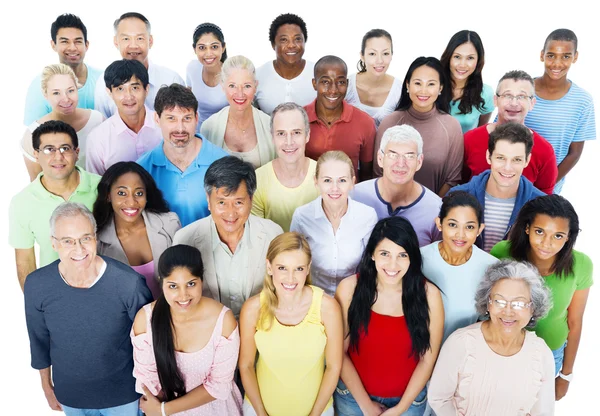
#> input picture images/1.jpg, 600 x 416 px, given in place of the camera
$ python CW_lesson_6.py
#> lines starting #> are read from the running program, lines starting #| are printed output that depends on the picture; after the words box and inside, x2 and y2 are one past the last pixel; in counts of white or black regions, pixels touching at a corner belong together
import cv2
import numpy as np


cap = cv2.VideoCapture(0)
ret, frame1 = cap.read()
#> frame1 is the input picture: shape (416, 600, 3); mean B, G, R 163.7, 168.1, 181
grey1 = cv2.cvtColor(frame1, cv2.COLOR_BGR2GRAY)
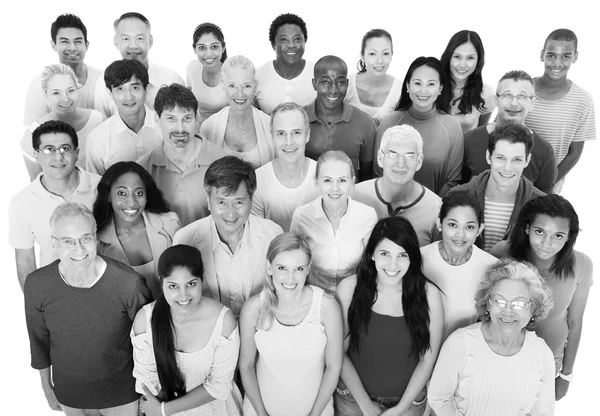
#> grey1: shape (416, 600); min 0, max 255, mean 171.4
grey1 = cv2.convertScaleAbs(grey1, alpha=1.5, beta=15)
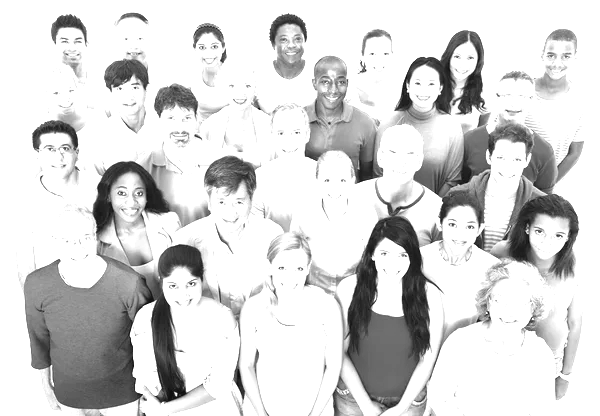
#> grey1: shape (416, 600); min 15, max 255, mean 214.5


lower = np.array([129, 0, 0])
upper = np.array([179, 196, 255])
mask = cv2.inRange(frame1, lower, upper)
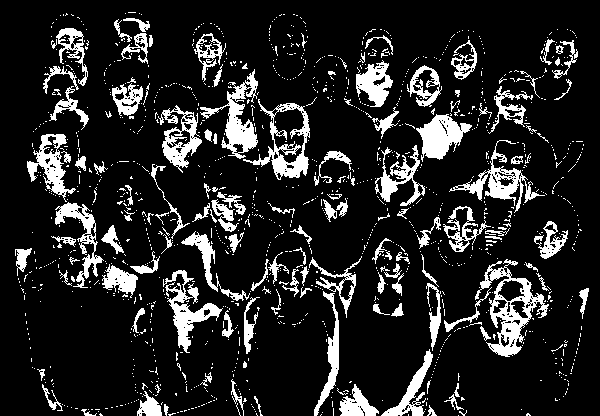
#> mask: shape (416, 600); 14.5% white; 1277 white regions (1144 under 20 px), largest, box (x1, y1, x2, y2) and area: (475, 259, 549, 357) 2187, (200, 69, 258, 159) 1584, (243, 99, 310, 180) 1504
img = cv2.bitwise_and(frame1, frame1, mask=mask)
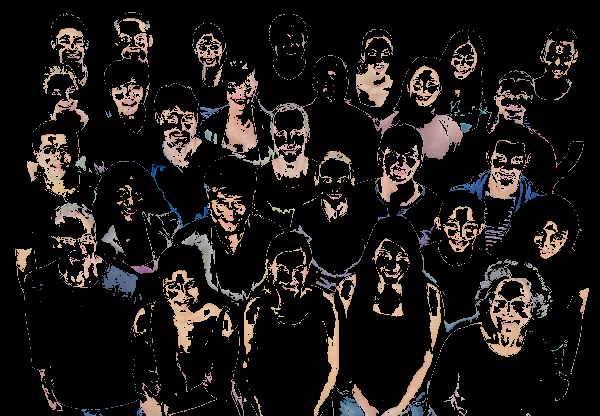
#> img: shape (416, 600, 3); mean B, G, R 22.2, 23.9, 27.7


while True:
    ret, frame2 = cap.read()
    if not ret:
        print("Can't receive frame Prosti")
        break

    grey2 = cv2.cvtColor(frame2, cv2.COLOR_BGR2GRAY)
    grey2 = cv2.convertScaleAbs(grey2, alpha=1.5, beta=15)

    diff = cv2.absdiff(grey1, grey2)
#> diff: shape (416, 600); every value is 0
    _, thresh = cv2.threshold(diff, 30, 255, cv2.THRESH_BINARY)

    contours, _ = cv2.findContours(thresh, cv2.RETR_EXTERNAL, cv2.CHAIN_APPROX_SIMPLE)
#> contours = []

    for cnt in contours:
        if cv2.contourArea(cnt) > 100:
            x, y, w, h = cv2.boundingRect(cnt)
            cv2.rectangle(frame2, (x, y), (x + w, y + h), (255, 0, 0), 2)
            perimeter = cv2.arcLength(cnt, True)
            M = cv2.moments(cnt)
            area = cv2.contourArea(cnt)
            if M["m00"] != 0:
                cx = int(M["m10"] / M["m00"])
                cy = int(M["m01"] / M["m00"])

                x, y, w, h = cv2.boundingRect(cnt)

                approx = cv2.approxPolyDP(cnt, 0.01 * perimeter, True)

                if len(approx) == 3:
                    shape = "Triangle"
                if len(approx) == 4:
                    shape = "Quadratic"
                if len(approx) > 12:
                    shape = "Kolo/Oval"
                else:
                    shape = "Inshe"

                cv2.drawContours(frame2, [approx], -1, (0, 255, 0), 2)
                cv2.circle(frame2, (cx, cy), 4, (0, 255, 0), 1)
                cv2.putText(frame2, f'area: {area}, shape: {shape}', (x, y - 10), cv2.FONT_HERSHEY_SIMPLEX, 0.4,
                            (0, 0, 255), 1)
                cv2.putText(frame2, f'Center x: {cx}, y: {cy}', (x, y - 20), cv2.FONT_HERSHEY_SIMPLEX, 0.4,
                            (0, 0, 255), 1)
#> this loop made 0 passes


    cv2.imshow('Pavlo', grey2)
    cv2.imshow('Pavlo', frame2)

    if cv2.waitKey(1) & 0xFF == ord('q'):
#> (key q is pressed here)
        break


cap.release()
cv2.waitKey(0)
cv2.destroyAllWindows()

$ run again, on images/20220705_PeopleFirst_03-uai-1818x1023.jpg
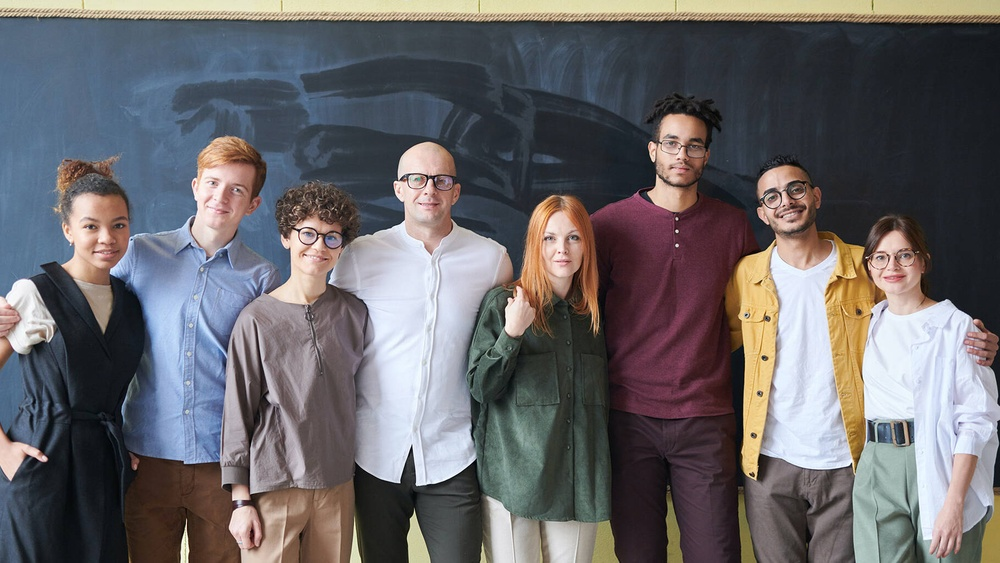
#> input picture images/20220705_PeopleFirst_03-uai-1818x1023.jpg, 1000 x 563 px, shrunk from 1818 x 1023 before the run, given in place of the camera
#> frame1 is the input picture: shape (563, 1000, 3); mean B, G, R 104.8, 101.7, 104.2
#> `mask = cv2.inRange(frame1, lower, upper)`:
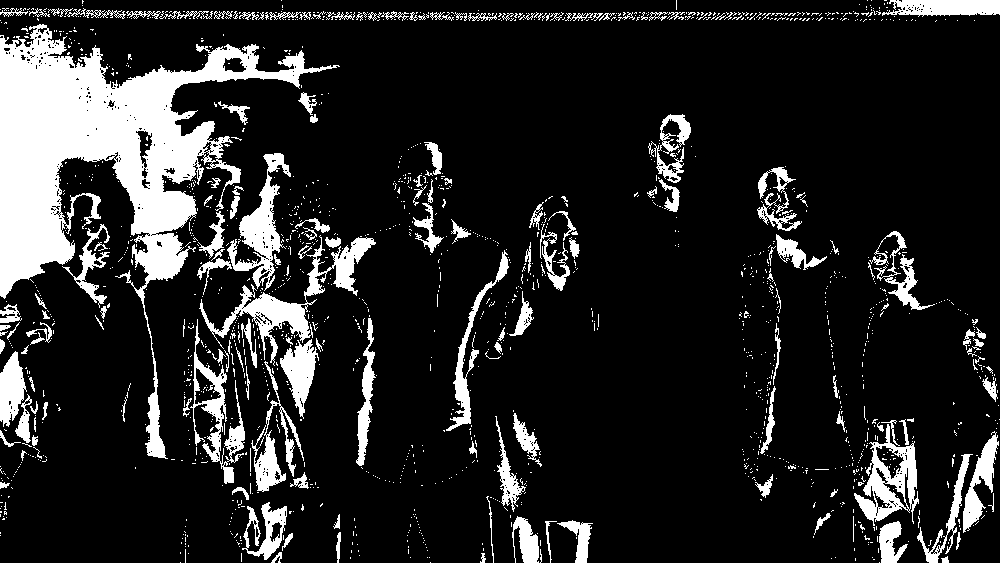
#> mask: shape (563, 1000); 14.9% white; 1610 white regions (1446 under 20 px), largest, box (x1, y1, x2, y2) and area: (0, 24, 340, 459) 36710, (199, 235, 376, 366) 3958, (227, 153, 291, 291) 2774
#> `img = cv2.bitwise_and(frame1, frame1, mask=mask)`:
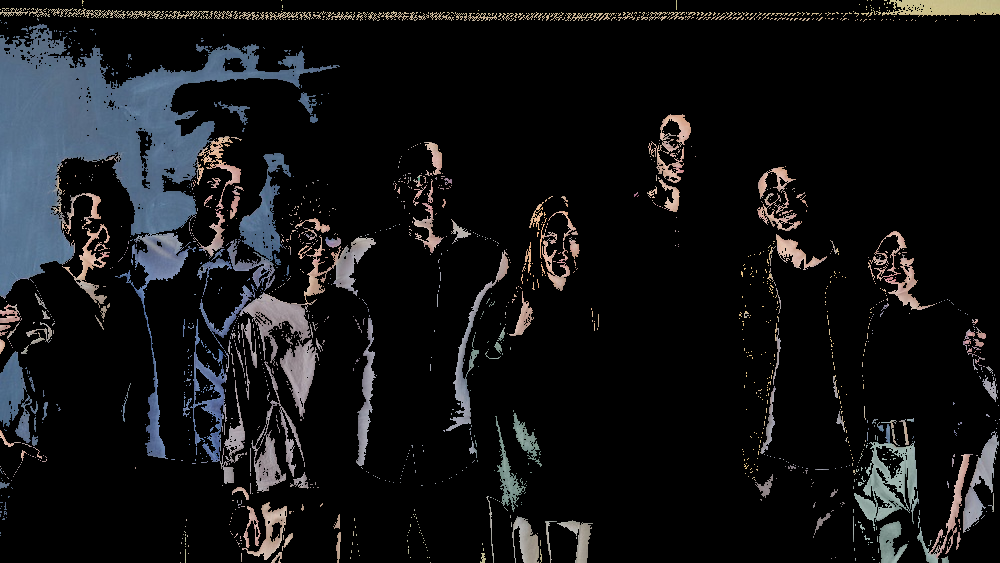
#> img: shape (563, 1000, 3); mean B, G, R 21.9, 20.3, 19.4
#> diff: shape (563, 1000); every value is 0
#> contours = []

$ run again, on images/5-Types-of-People-e1640865120273.jpg
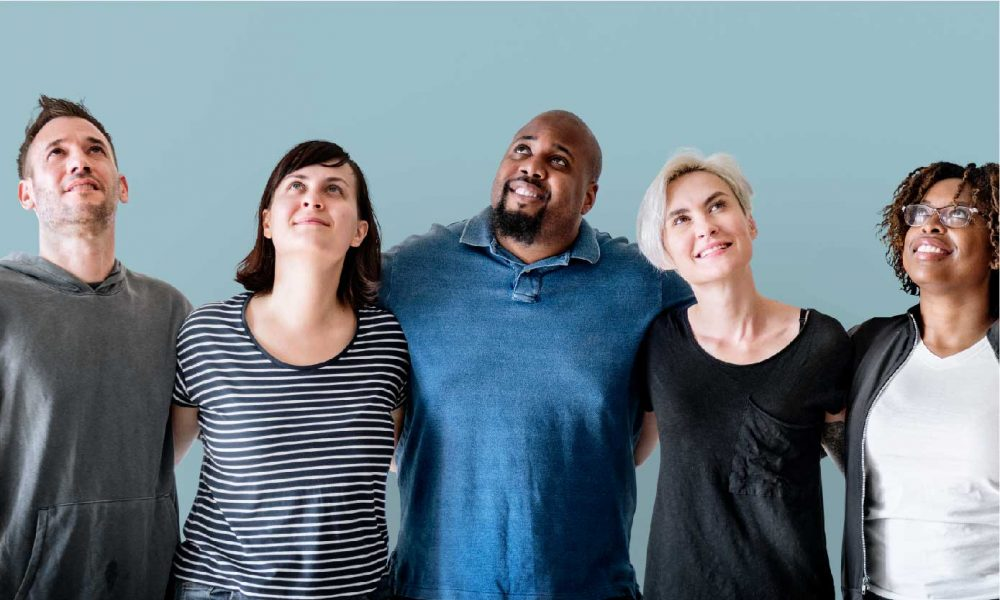
#> input picture images/5-Types-of-People-e1640865120273.jpg, 1000 x 600 px, given in place of the camera
#> frame1 is the input picture: shape (600, 1000, 3); mean B, G, R 138.8, 128.9, 113.6
#> `mask = cv2.inRange(frame1, lower, upper)`:
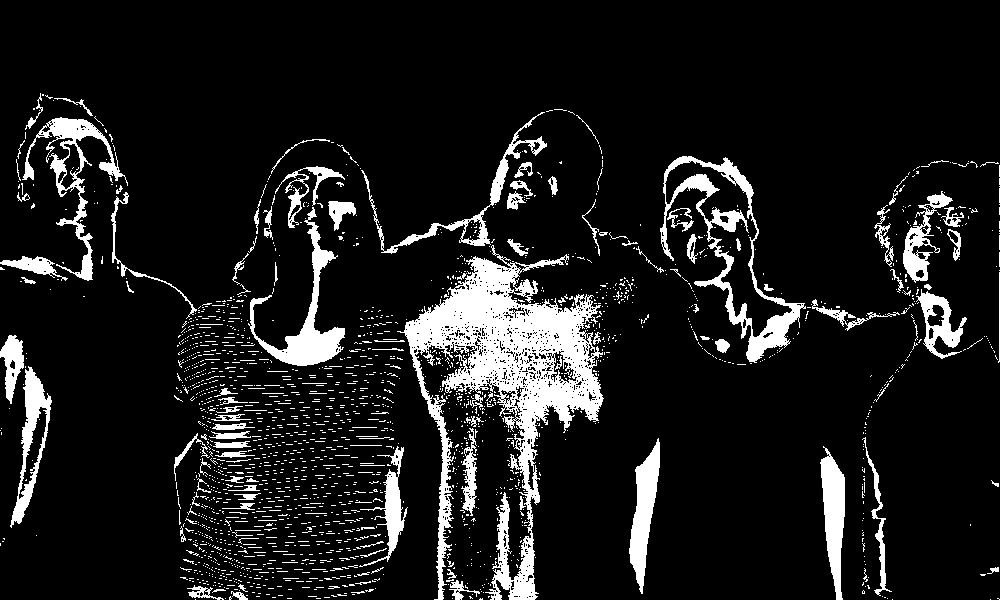
#> mask: shape (600, 1000); 10.9% white; 2012 white regions (1879 under 20 px), largest, box (x1, y1, x2, y2) and area: (397, 245, 604, 600) 22306, (660, 156, 806, 363) 4986, (248, 207, 345, 366) 3234
#> `img = cv2.bitwise_and(frame1, frame1, mask=mask)`:
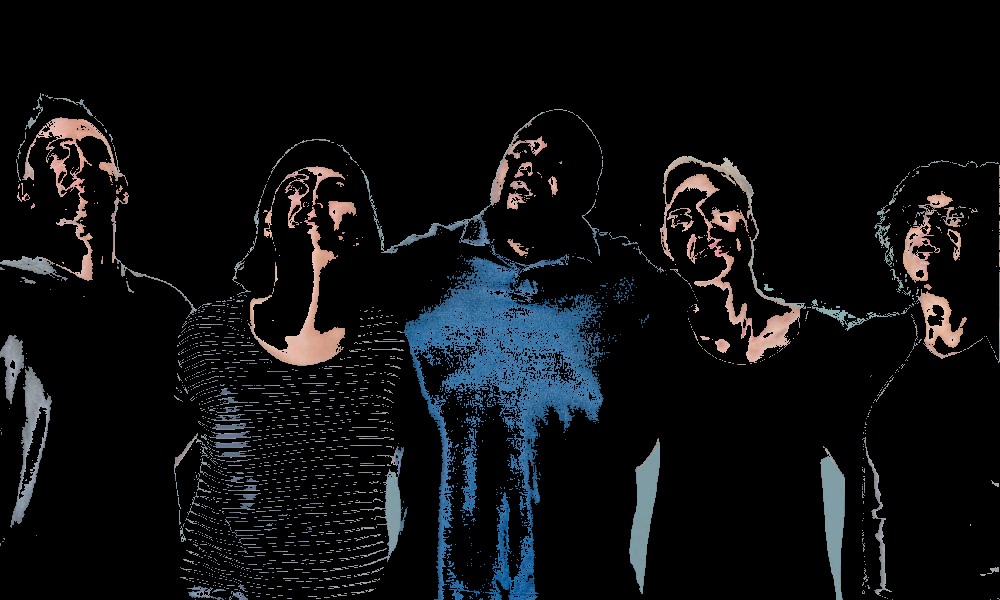
#> img: shape (600, 1000, 3); mean B, G, R 17, 15.1, 13.4
#> diff: shape (600, 1000); every value is 0
#> contours = []

$ run again, on images/VillagePeople1978.jpg
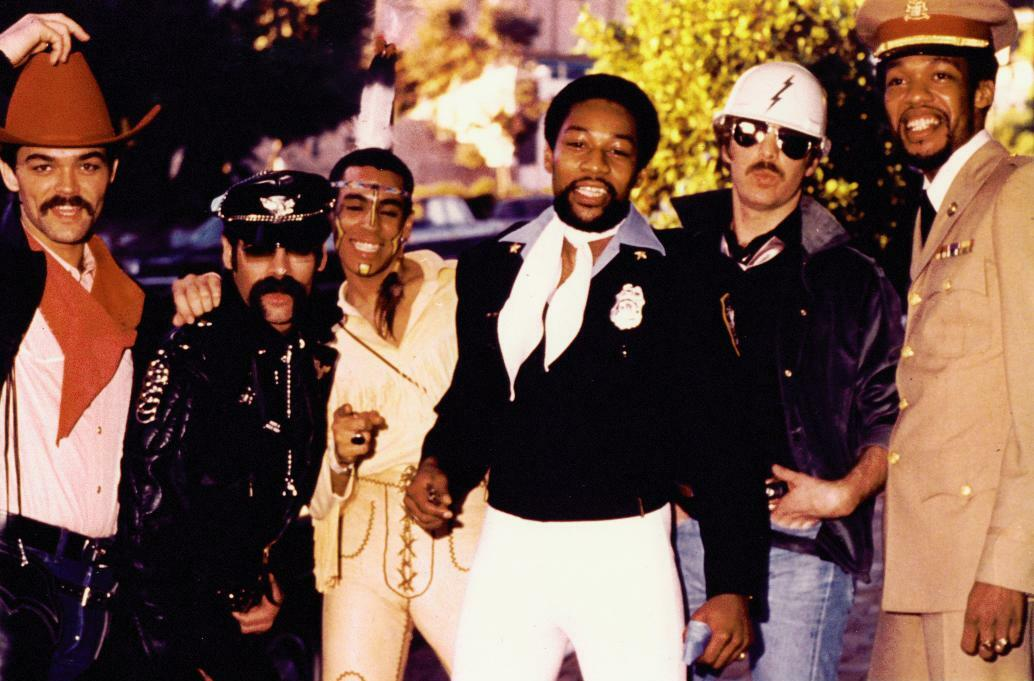
#> input picture images/VillagePeople1978.jpg, 1034 x 681 px, given in place of the camera
#> frame1 is the input picture: shape (681, 1034, 3); mean B, G, R 73.1, 86.9, 116.1
#> `mask = cv2.inRange(frame1, lower, upper)`:
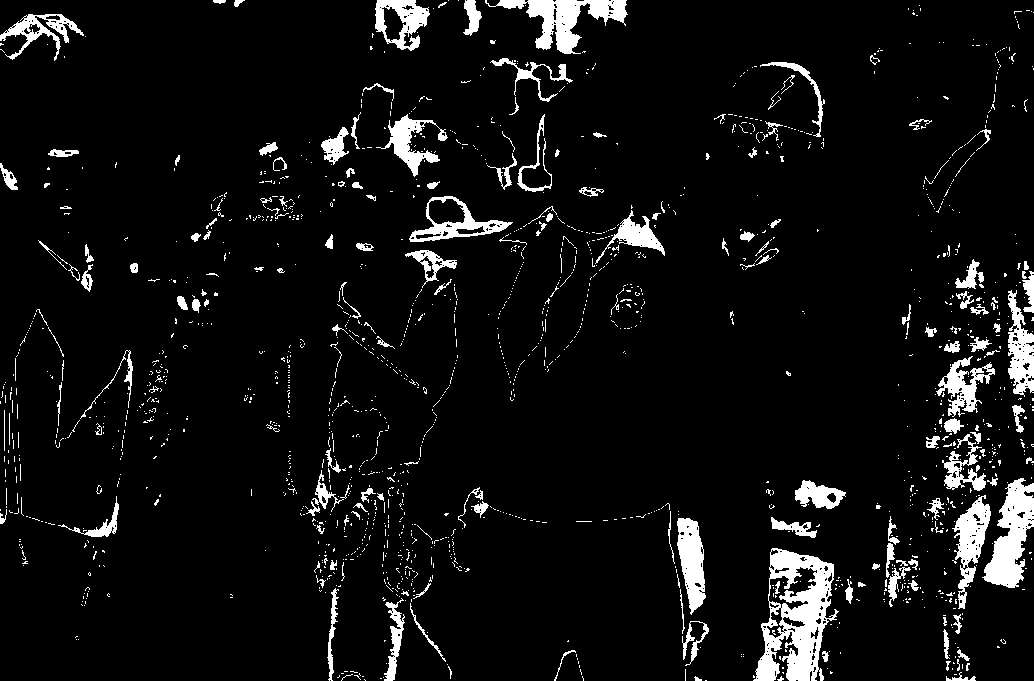
#> mask: shape (681, 1034); 6.6% white; 1675 white regions (1496 under 20 px), largest, box (x1, y1, x2, y2) and area: (753, 548, 839, 681) 5611, (982, 478, 1034, 588) 2995, (485, 0, 628, 54) 2866
#> `img = cv2.bitwise_and(frame1, frame1, mask=mask)`:
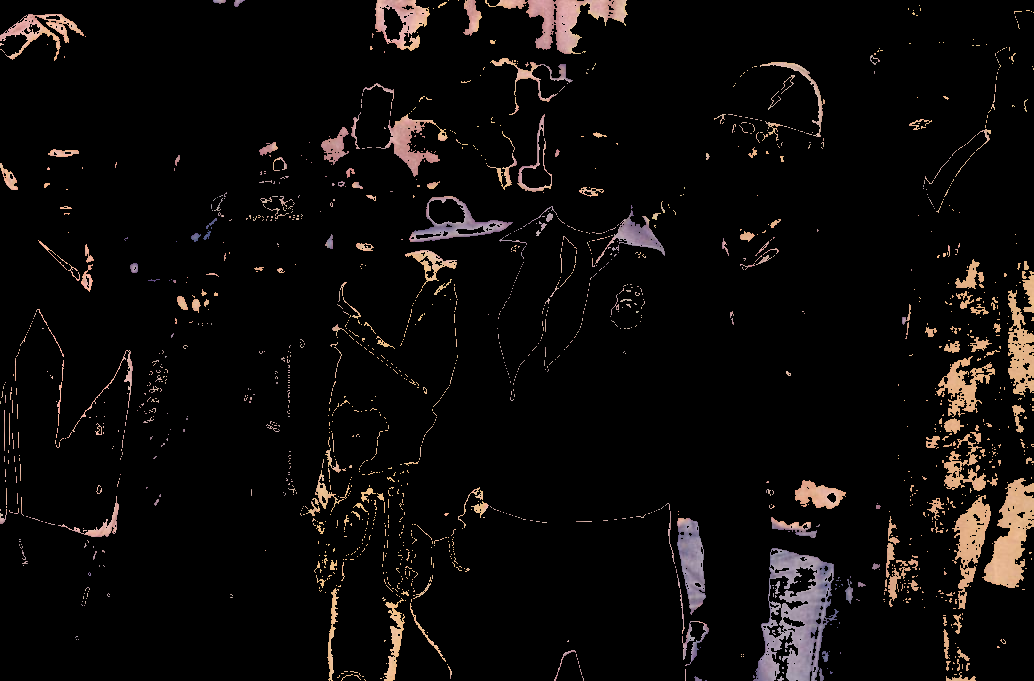
#> img: shape (681, 1034, 3); mean B, G, R 9.7, 10.7, 13.4
#> diff: shape (681, 1034); every value is 0
#> contours = []
